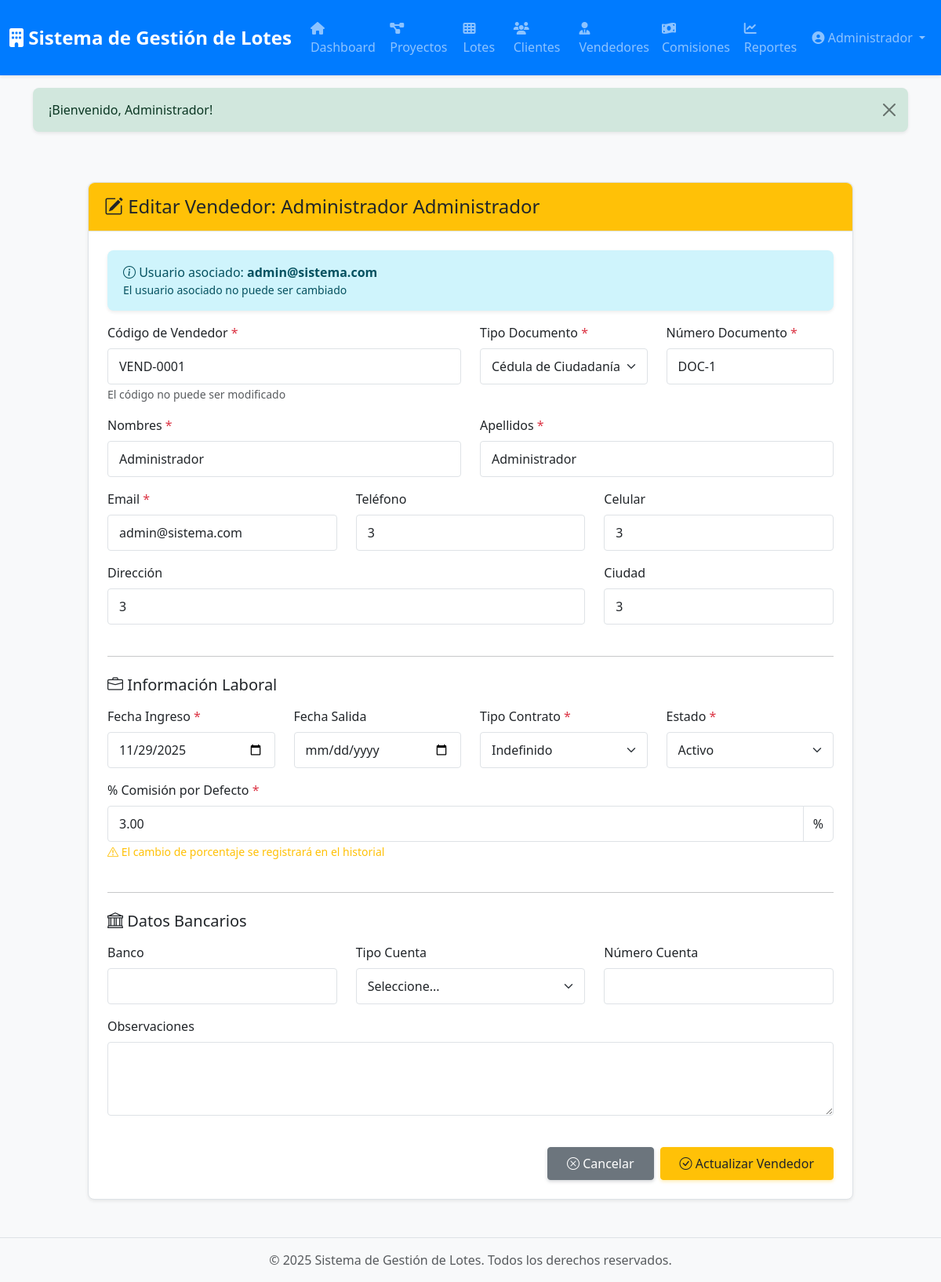
The page /vendedores/edit/1 (signed in) on the database its author committed.
### tables this page shows
CREATE TABLE `vendedores` (
  `id` int(10) UNSIGNED NOT NULL,
  `user_id` int(10) UNSIGNED NOT NULL COMMENT 'Relación con tabla users',
  `codigo_vendedor` varchar(20) NOT NULL COMMENT 'Código único del vendedor',
  `tipo_documento` enum('CC','NIT','CE','pasaporte') DEFAULT 'CC',
  `numero_documento` varchar(50) NOT NULL COMMENT 'Documento de identidad',
  `nombres` varchar(100) NOT NULL,
  `apellidos` varchar(100) NOT NULL,
  `telefono` varchar(20) DEFAULT NULL,
  `celular` varchar(20) DEFAULT NULL,
  `email` varchar(150) NOT NULL,
  `direccion` varchar(255) DEFAULT NULL,
  `ciudad` varchar(100) DEFAULT NULL,
  `fecha_ingreso` date NOT NULL COMMENT 'Fecha de ingreso a la empresa',
  `fecha_salida` date DEFAULT NULL COMMENT 'Fecha de retiro (si aplica)',
  `tipo_contrato` enum('indefinido','fijo','prestacion_servicios','freelance') DEFAULT 'indefinido',
  `porcentaje_comision_default` decimal(5,2) NOT NULL DEFAULT 3.00 COMMENT 'Porcentaje por defecto',
  `banco` varchar(100) DEFAULT NULL COMMENT 'Banco para pagos',
  `tipo_cuenta` enum('ahorros','corriente') DEFAULT NULL,
  `numero_cuenta` varchar(50) DEFAULT NULL,
  `estado` enum('activo','inactivo','suspendido') DEFAULT 'activo',
  `observaciones` text DEFAULT NULL,
  `foto_perfil` varchar(255) DEFAULT NULL COMMENT 'Ruta de la foto del vendedor',
  `created_at` timestamp NULL DEFAULT current_timestamp(),
  `updated_at` timestamp NULL DEFAULT current_timestamp() ON UPDATE current_timestamp()
);

CREATE TABLE `users` (
  `id` int(10) UNSIGNED NOT NULL,
  `email` varchar(255) NOT NULL,
  `password` varchar(255) NOT NULL,
  `nombre` varchar(100) NOT NULL,
  `rol` enum('administrador','vendedor','consulta') DEFAULT 'consulta',
  `reset_token` varchar(64) DEFAULT NULL COMMENT 'Token para recuperación de contraseña',
  `reset_token_expira` datetime DEFAULT NULL COMMENT 'Fecha de expiración del token',
  `activo` tinyint(1) DEFAULT 1 COMMENT 'Estado del usuario',
  `created_at` timestamp NULL DEFAULT current_timestamp(),
  `updated_at` timestamp NULL DEFAULT current_timestamp() ON UPDATE current_timestamp()
);

### app/Views/vendedores/edit.php (the view, shortened to what the rows shown need)
<div class="container-fluid py-4">
    <div class="row justify-content-center">
        <div class="col-lg-10">
            <div class="card shadow-sm">
                <div class="card-header bg-warning">
                    <h4 class="mb-0">
                        <i class="bi bi-pencil-square"></i> Editar Vendedor: <?= htmlspecialchars($vendedor['nombre_completo']) ?>
                    </h4>
                </div>
                <div class="card-body">
                    <form action="<?= url('/vendedores/update/' . $vendedor['id']) ?>" method="POST">
                        <div class="alert alert-info">
                            <i class="bi bi-info-circle"></i>
                            Usuario asociado: <strong><?= htmlspecialchars($vendedor['user_email']) ?></strong>
                            <small class="d-block">El usuario asociado no puede ser cambiado</small>
                        </div>
                        <div class="row">
                            <div class="col-md-6 mb-3">
                                <label class="form-label">Código de Vendedor <span class="text-danger">*</span></label>
                                <input type="text" name="codigo_vendedor" class="form-control"
                                       value="<?= htmlspecialchars($vendedor['codigo_vendedor']) ?>" required readonly>
                                <small class="text-muted">El código no puede ser modificado</small>
                            </div>
                            <div class="col-md-3 mb-3">
                                <label class="form-label">Tipo Documento <span class="text-danger">*</span></label>
                                <select name="tipo_documento" class="form-select" required>
                                    <option value="CC" <?= $vendedor['tipo_documento'] == 'CC' ? 'selected' : '' ?>>Cédula de Ciudadanía</option>
                                </select>
                            </div>
                            <div class="col-md-3 mb-3">
                                <label class="form-label">Número Documento <span class="text-danger">*</span></label>
                                <input type="text" name="numero_documento" class="form-control"
                                       value="<?= htmlspecialchars($vendedor['numero_documento']) ?>" required>
                            </div>
                        </div>
                        <div class="row">
                            <div class="col-md-6 mb-3">
                                <label class="form-label">Nombres <span class="text-danger">*</span></label>
                                <input type="text" name="nombres" class="form-control"
                                       value="<?= htmlspecialchars($vendedor['nombres']) ?>" required>
                            </div>
                            <div class="col-md-6 mb-3">
                                <label class="form-label">Apellidos <span class="text-danger">*</span></label>
                                <input type="text" name="apellidos" class="form-control"
                                       value="<?= htmlspecialchars($vendedor['apellidos']) ?>" required>
                            </div>
                        </div>
                        <div class="row">
                            <div class="col-md-4 mb-3">
                                <label class="form-label">Email <span class="text-danger">*</span></label>
                                <input type="email" name="email" class="form-control"
                                       value="<?= htmlspecialchars($vendedor['email']) ?>" required>
                            </div>
                            <div class="col-md-4 mb-3">
                                <label class="form-label">Teléfono</label>
                                <input type="text" name="telefono" class="form-control"
                                       value="<?= htmlspecialchars($vendedor['telefono'] ?? '') ?>">
                            </div>
                            <div class="col-md-4 mb-3">
                                <label class="form-label">Celular</label>
                                <input type="text" name="celular" class="form-control"
                                       value="<?= htmlspecialchars($vendedor['celular'] ?? '') ?>">
                            </div>
                        </div>
                        <div class="row">
                            <div class="col-md-8 mb-3">
                                <label class="form-label">Dirección</label>
                                <input type="text" name="direccion" class="form-control"
                                       value="<?= htmlspecialchars($vendedor['direccion'] ?? '') ?>">
                            </div>
                            <div class="col-md-4 mb-3">
                                <label class="form-label">Ciudad</label>
                                <input type="text" name="ciudad" class="form-control"
                                       value="<?= htmlspecialchars($vendedor['ciudad'] ?? '') ?>">
                            </div>
                        </div>
                        <hr class="my-4">
                        <h5 class="mb-3"><i class="bi bi-briefcase"></i> Información Laboral</h5>
                        <div class="row">
                            <div class="col-md-3 mb-3">
                                <label class="form-label">Fecha Ingreso <span class="text-danger">*</span></label>
                                <input type="date" name="fecha_ingreso" class="form-control"
                                       value="<?= $vendedor['fecha_ingreso'] ?>" required>
                            </div>
                            <div class="col-md-3 mb-3">
                                <label class="form-label">Fecha Salida</label>
                                <input type="date" name="fecha_salida" class="form-control"
                                       value="<?= $vendedor['fecha_salida'] ?? '' ?>">
                            </div>
                            <div class="col-md-3 mb-3">
                                <label class="form-label">Tipo Contrato <span class="text-danger">*</span></label>
                                <select name="tipo_contrato" class="form-select" required>
                                    <option value="indefinido" <?= $vendedor['tipo_contrato'] == 'indefinido' ? 'selected' : '' ?>>Indefinido</option>
                                </select>
                            </div>
                            <div class="col-md-3 mb-3">
                                <label class="form-label">Estado <span class="text-danger">*</span></label>
                                <select name="estado" class="form-select" required>
                                    <option value="activo" <?= $vendedor['estado'] == 'activo' ? 'selected' : '' ?>>Activo</option>
                                </select>
                            </div>
                        </div>
                        <div class="row">
                            <div class="col-md-12 mb-3">
                                <label class="form-label">% Comisión por Defecto <span class="text-danger">*</span></label>
                                <div class="input-group">
                                    <input type="number" name="porcentaje_comision_default" class="form-control"
                                           value="<?= $vendedor['porcentaje_comision_default'] ?>"
                                           step="0.01" min="0" max="100" required>
                                    <span class="input-group-text">%</span>
                                </div>
                                <small class="text-warning">
                                    <i class="bi bi-exclamation-triangle"></i>
                                    El cambio de porcentaje se registrará en el historial
                                </small>
                            </div>
                        </div>
                        <hr class="my-4">
                        <h5 class="mb-3"><i class="bi bi-bank"></i> Datos Bancarios</h5>
                        <div class="row">
                            <div class="col-md-4 mb-3">
                                <label class="form-label">Banco</label>
                                <input type="text" name="banco" class="form-control"
                                       value="<?= htmlspecialchars($vendedor['banco'] ?? '') ?>">
                            </div>
                            <div class="col-md-4 mb-3">
                                <label class="form-label">Tipo Cuenta</label>
                                <select name="tipo_cuenta" class="form-select">
                                    <option value="">Seleccione...</option>
                                </select>
                            </div>
                            <div class="col-md-4 mb-3">
                                <label class="form-label">Número Cuenta</label>
                                <input type="text" name="numero_cuenta" class="form-control"
                                       value="<?= htmlspecialchars($vendedor['numero_cuenta'] ?? '') ?>">
                            </div>
                        </div>
                        <div class="row">
                            <div class="col-12 mb-3">
                                <label class="form-label">Observaciones</label>
                                <textarea name="observaciones" class="form-control" rows="3"><?= htmlspecialchars($vendedor['observaciones'] ?? '') ?></textarea>
                            </div>
                        </div>
                        <div class="d-flex justify-content-end gap-2 mt-4">
                            <a href="<?= url('/vendedores/show/' . $vendedor['id']) ?>" class="btn btn-secondary">
                                <i class="bi bi-x-circle"></i> Cancelar
                            </a>
                            <button type="submit" class="btn btn-warning">
                                <i class="bi bi-check-circle"></i> Actualizar Vendedor
                            </button>
                        </div>
                    </form>
                </div>
            </div>
        </div>
    </div>
</div>

### core/Router.php (shortened to what the rows shown need)
<?php
class Router
{
    private $routes = [];
    public function __construct($baseUrl = '')
    {
        $this->baseUrl = rtrim($baseUrl, '/');
    }
    private function addRoute($method, $uri, $handler)
    {
        $uri = '/' . trim($uri, '/');
        $this->routes[] = [
            'method' => $method,
            'uri' => $uri,
            'handler' => $handler,
            'pattern' => $this->convertUriToPattern($uri)
        ];
    }
    private function convertUriToPattern($uri)
    {
        $pattern = preg_replace('/\{([a-z_]+)\}/', '([^/]+)', $uri);
        return '#^' . $pattern . '$#';
    }
    public function dispatch()
    {
        $requestMethod = $_SERVER['REQUEST_METHOD'];
        $requestUri = $this->getRequestUri();
        foreach ($this->routes as $route) {
            if ($route['method'] !== $requestMethod) {
                continue;
            }
            if (preg_match($route['pattern'], $requestUri, $matches)) {
                array_shift($matches);
                return $this->callHandler($route['handler'], $matches);
            }
        }
    }
    private function getRequestUri()
    {
        $uri = parse_url($_SERVER['REQUEST_URI'], PHP_URL_PATH);
        return '/' . trim($uri, '/');
    }
    private function callHandler($handler, $params = [])
    {
        if (is_string($handler) && strpos($handler, '@') !== false) {
            list($controller, $method) = explode('@', $handler);
            $controllerInstance = new $controllerClass();
            return call_user_func_array([$controllerInstance, $method], $params);
        }
        throw new Exception("Invalid route handler");
    }
}

### rows shown on the page
vendedores: user.email "admin@sistema.com", codigo_vendedor "VEND-0001", tipo_documento "Cédula de Ciudadanía", numero_documento "DOC-1", nombres "Administrador", apellidos "Administrador", email "admin@sistema.com", telefono "3", celular "3", direccion "3", ciudad "3", fecha_ingreso "11/29/2025", tipo_contrato "Indefinido", estado "Activo", porcentaje_comision_default "3.00"

### other values the page prints
$vendedor['nombre_completo'] "Administrador Administrador"
